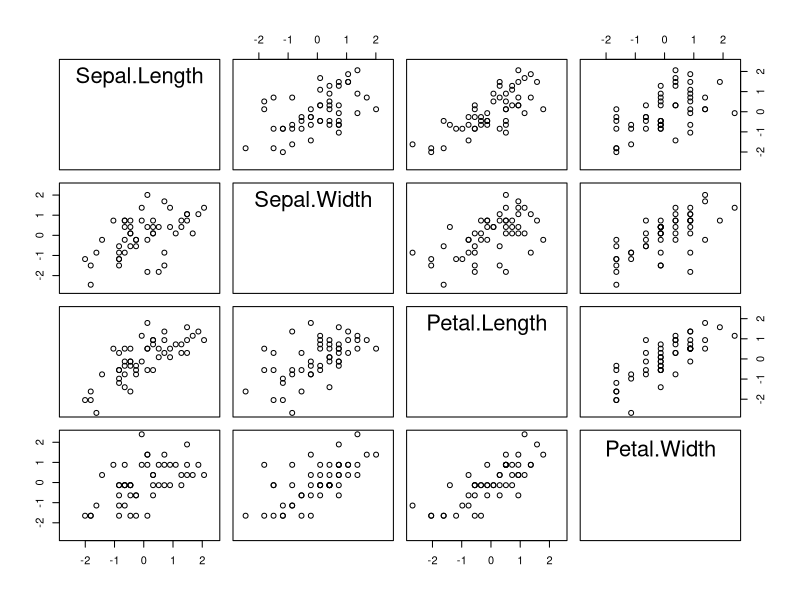
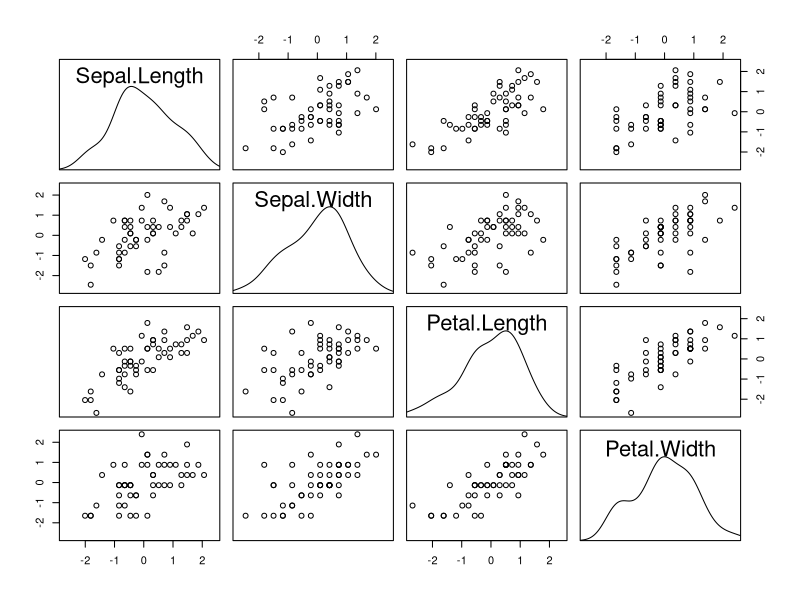
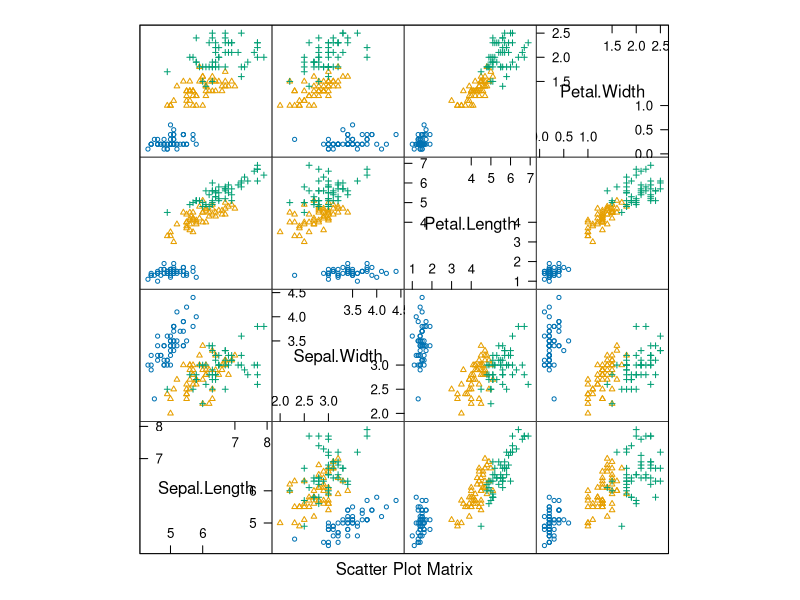
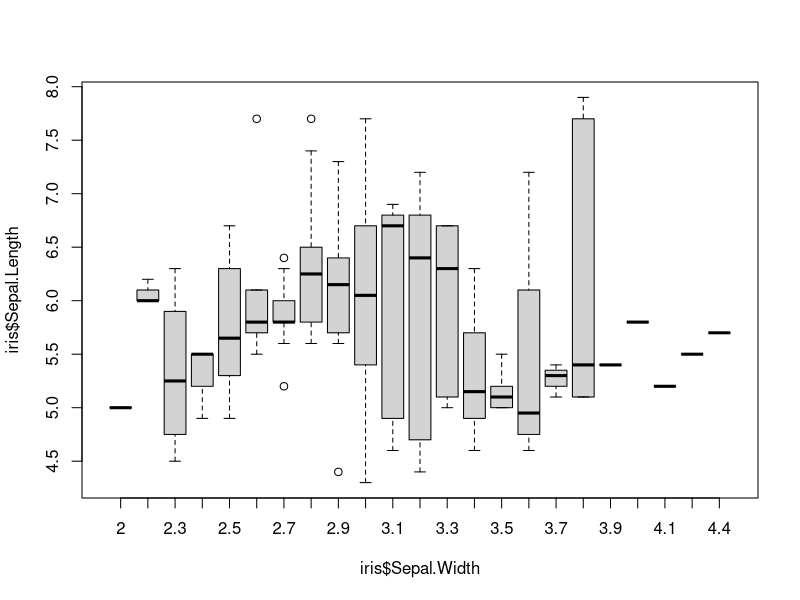
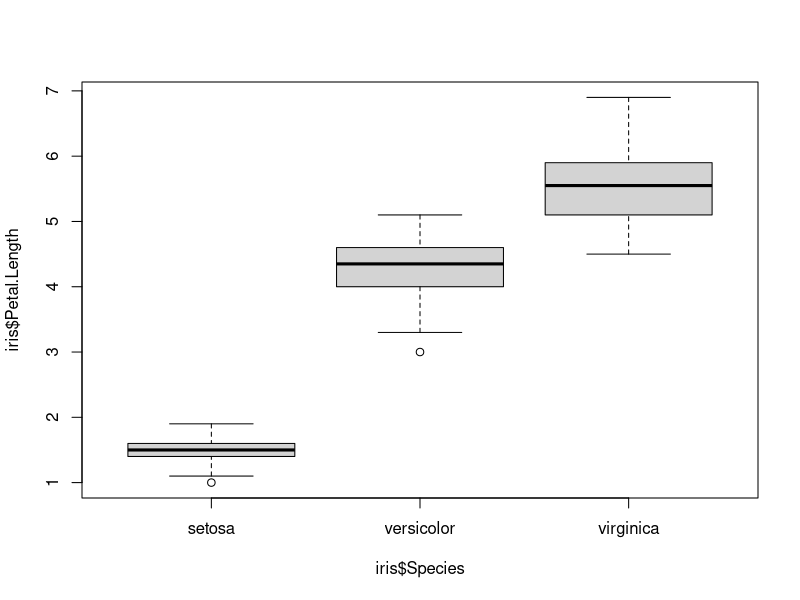

These figures' R source, in order:
## ---- chunk 1
library(knitr)
# set global chunk options: images will be 7x5 inches
knitr::opts_chunk$set(fig.width=7, fig.height=5)
options(digits = 4)


## indents are for indenting r code as formatted text
## They may need to be adjusted depending on your OS
# if your output looks odd, increase or decrease indent
indent1 = '    '
indent2 = '        '
indent3 = '            '
#library(tidyverse)
#library(reshape2)
## ---- chunk 2
data("iris")
# Your solution here
panel.d <- function(x, ...){
    usr <- par('usr'); on.exit(par(usr));
}

x <- scale(iris[iris$Species == 'versicolor', 1:4])
r <- range(x)
pairs(x, diag.panel=panel.d,xlim=r, ylim=r)
## ---- chunk 3
# Put Your solution here
panel.d <- function(x, ...){
    usr <- par('usr'); on.exit(par(usr));
    par(usr=c(usr[1:2], 0, .5))
    lines(density(x))
}

x <- scale(iris[iris$Species == 'versicolor', 1:4])
r <- range(x)
pairs(x, diag.panel=panel.d,xlim=r, ylim=r)
## ---- chunk 4
# Put Your solution here
library(lattice)
splom(~iris[1:4], groups = Species, data = iris, pch = c(1,2,3), cex = c(.5, .5, .5))
## ---- chunk 5
# Put Your solution here

## ---- chunk 6
# Put Your solution here
boxplot(iris$Sepal.Length ~ iris$Sepal.Width)
boxplot(iris$Petal.Length ~ iris$Species)
## ---- chunk 7
set.seed(20)
# Put Your solution here

## ---- chunk 8
set.seed(25)
# Put Your solution here

